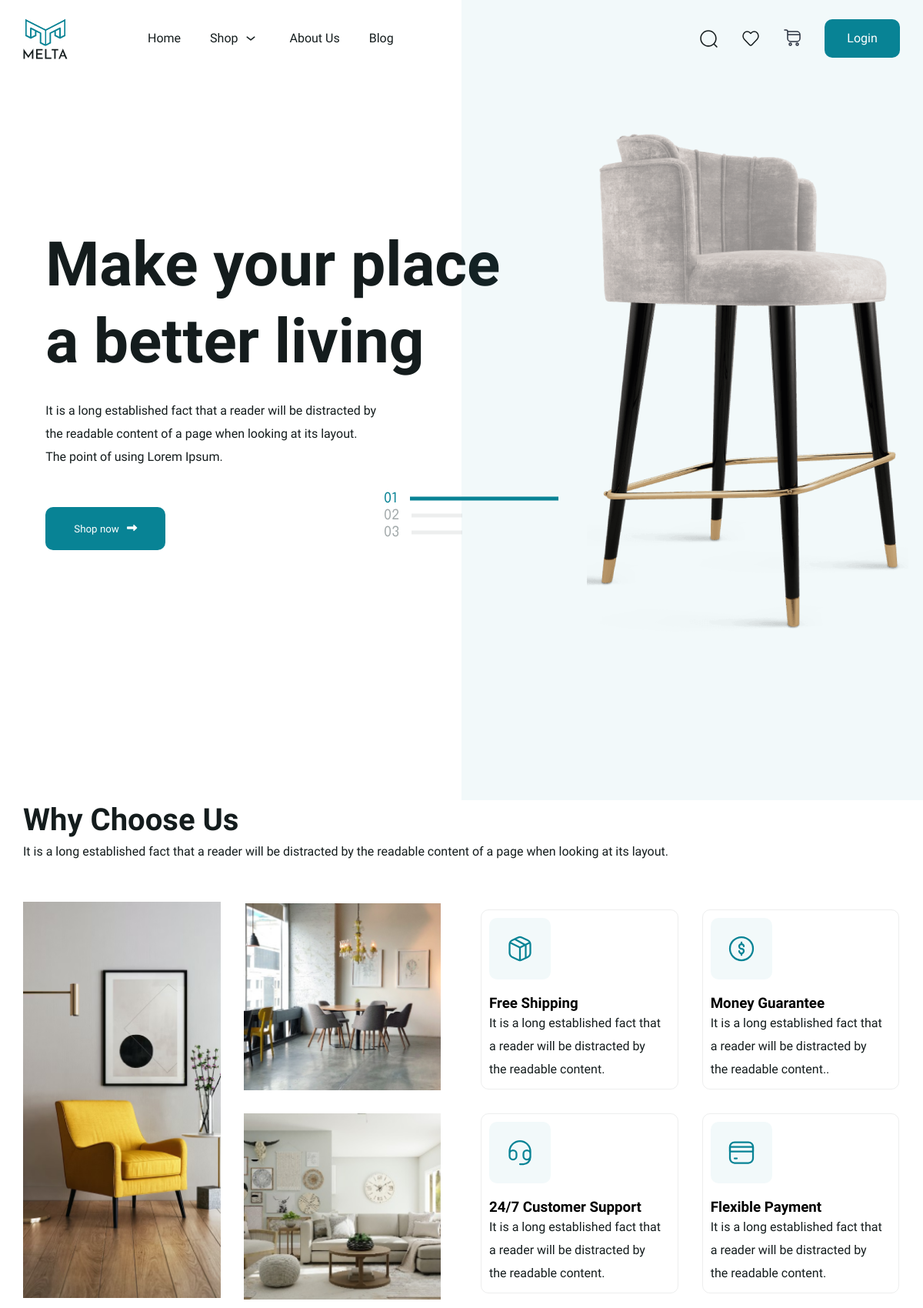
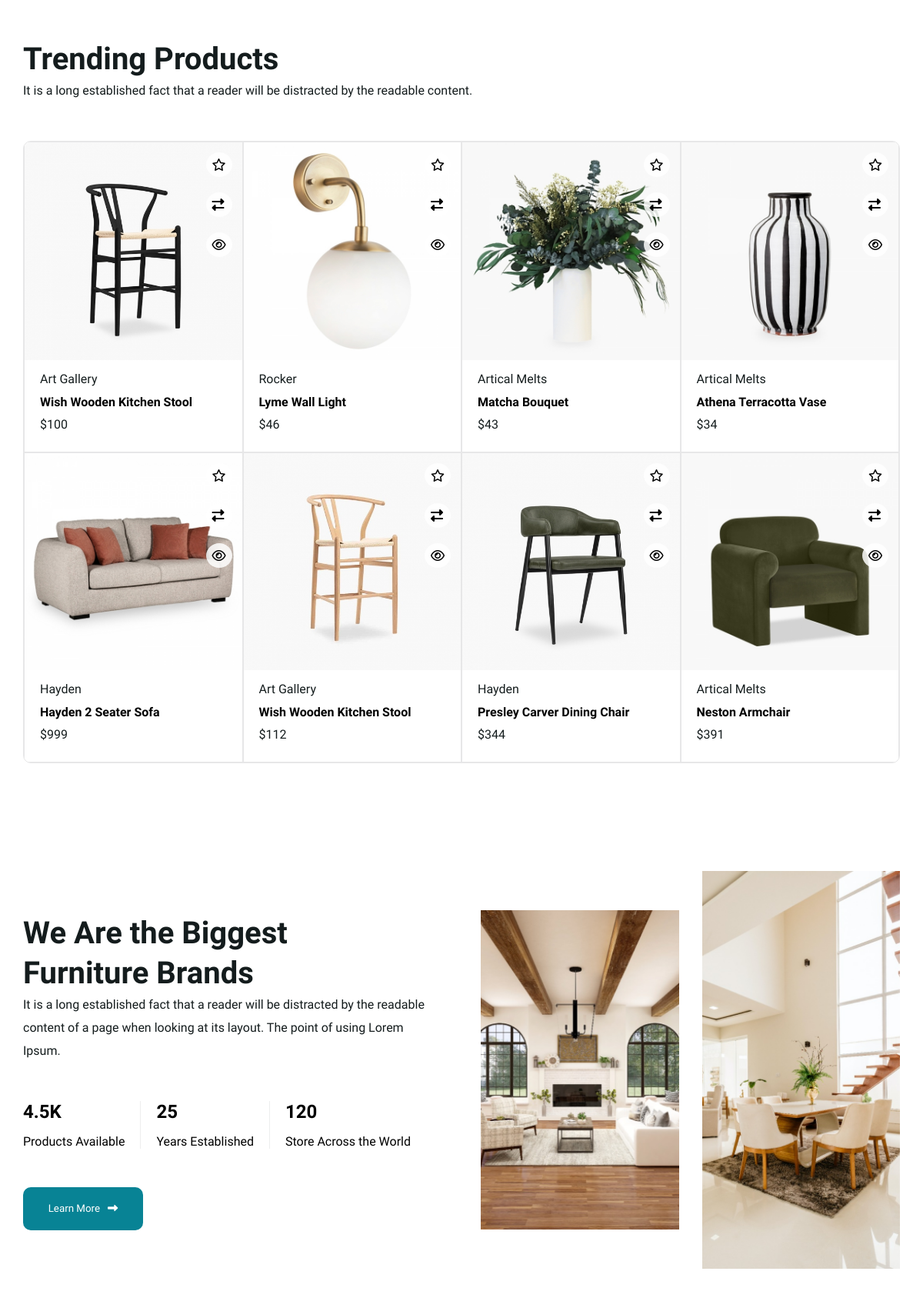
The page / (upper part) on the database its author committed (2 pictures, top to bottom).
### home/models.py (models this page shows, shortened)
class ProductImage(models.Model):
    product = models.ForeignKey(Products, related_name='images', on_delete=models.CASCADE)
    images = models.ImageField(upload_to='product_images/')

class Products(models.Model):
    name = models.CharField(max_length=60, blank=True)
    brand = models.ForeignKey(Brand, on_delete=models.CASCADE, related_name='products')
    price = models.BigIntegerField()
    color = models.ForeignKey(Color, on_delete=models.CASCADE, related_name='products')
    category = models.ForeignKey(Products_Categories, on_delete=models.CASCADE, related_name='products')
    descriptions=models.TextField( default=1  )
    weight = models.DecimalField( default=1.1 ,max_digits=5, decimal_places=2)
    width = models.DecimalField(default=1.1,max_digits=5, decimal_places=2)
    height = models.DecimalField(default=1.1,max_digits=5, decimal_places=2)
    depth = models.DecimalField(default=1.1,max_digits=5, decimal_places=2)
    instock = models.BooleanField(default=True)
    material = models.ManyToManyField(ProductMaterials,related_name='products', blank=True)

class Brand(models.Model):
    brand=models.CharField(max_length=40)
    def __str__(self):
        return self.brand

### home/views.py (the view, shortened to what this page needs)
# urls.py: path('', home_view,name="home"),
def home_view(request):
    user_order_summary = None
    order = None
    order_count = 0
    wishlist = None
    wish_pro = None
    wish_count = 0
    products = Products.objects.all().annotate(average_rating=Avg('comments__rating'))
    products =  products.annotate(review_count=Count('comments')).order_by('-average_rating')[:8]
    products_category = Products_Categories.objects.annotate( items_count = Count('products') )
    context = {'user_order_summary':user_order_summary,'order':order,'order_count':order_count,"products":products,'products_category':products_category,'wish_pro':wish_pro,
    'wish_count':wish_count}
    return render(request,'homepage.html',context)

### templates/homepage.html (shortened to what this page needs)
{% load static %}
<!DOCTYPE html>
<html lang="en">
  <head>
    <link rel="stylesheet" href="{%static 'style.css'%}">
    <link rel="stylesheet" href="{% static 'product.css'%}">
    <link
      rel="stylesheet"
      href="https://cdnjs.cloudflare.com/ajax/libs/font-awesome/6.6.0/css/all.min.css"
    />
</head>
  <body>
    <div class="header">
      <div class="container">
        <div class="navbar">
            <div class="nav">
              <div class="logo_text">
                <a href="{% url 'home' %}">
                  <img
                src="/media/navbar-footer_img/homepage_logo.svg"
                  alt="header-logo"
                  class="header_logo"
                />
                </a>
              </div>
              <ul class="header_menu">
                <li><a href="{% url 'home' %}">Home</a></li>
                <li>
                  <a href="{% url 'products' %}">Shop <img src="/media/navbar-footer_img/down.svg" alt="down" /></a>
                </li>
                <li><a href="{% url 'about'%}">About Us</a></li>
                <li><a href="{% url 'blogs'%}">Blog</a></li>
              </ul>
            </div>
            <div class="nav_login">
              <ul class="header_icon">
                <li style='position:relative;display:flex;align-items:center'>
                    <img class="filter_icons_header" onclick='searchClick(event)' style='margin-left:10px;width:25px;height:25px'  src="/media/navbar-footer_img/search_icon.svg" alt="" />
                </li>
                <li>
                  {% if request.user.is_authenticated %}
                  <a href="{% url 'my-wishlist' %}" style="position: relative;display:flex;">
                    <img class="filter_icons_header" src="/media/navbar-footer_img/fav_icon.svg" alt="" />
                    {% if wish_pro %}
                      <span id="shopcount">{{wish_count}}</span>
                    {% endif %}
                  </a>
                  {% else %}
                  <a href="{% url 'account:login' %}" style="position: relative;display:flex;">
                    <img class="filter_icons_header" src="/media/navbar-footer_img/fav_icon.svg" alt="" />
                  </a>
                  {% endif %}
                </li>
                <li>
                  <button id="shop_btn" onclick="card_view()" class="icon_button">
                    <img class="filter_icons_header" src="/media/navbar-footer_img/shopbuy_icon.svg" alt="" />
                  </button>
                </li>
              </ul>
              {% if request.user.is_authenticated %}
              <div class="user_navbar">
                {% if request.user.is_authenticated %}
                <a href="{% url 'my-order' %}">
                  <div class="user_img">
                    <img src="{{ request.user.profilpicture.image.url}}" alt="Profile Picture" />
                  </div>
                  <h5>{{request.user.first_name|title}}</h5>
                </a>
                {% else %}
                <a href="{% url 'account:login' %}">
                  <div class="user_img">
                    <img src="{{ request.user.profilpicture.image.url}}" alt="Profile Picture" />
                  </div>
                  <h6>{{request.user.first_name|title}}</h6>
                </a>
                {% endif %}
              </div>
              <div>
                <a href="{% url 'account:logout'%}"><i class="fa-solid fa-arrow-right-from-bracket"></i></a>
              </div>
                {% else %}
                <a href="{% url 'account:login'%}"><button class="login-button"><span>Login</span></button></a>
              {% endif %}
            </div>
          </div>
      </div>
      <div class="pay">
        <div class="container">
          <div class="text">
            <h1>Make your place <br />a better living</h1>
            <p>
              It is a long established fact that a reader will be distracted by
              <br />
              the readable content of a page when looking at its layout.
              <br />The point of using Lorem Ipsum.
            </p>
            <div class="btn">
              <a href='{% url "products" %}' >
              <button  class="btn_shop">
                Shop now <i class="fa-solid fa-right-long"></i>
              </button>
            </a>
            </div>
          </div>
        </div>
      </div>
      <div class="right">
        <div class="position_right">
          <div class="right_img">
            <img src="/media/homepage-images/homepage img1.png" alt="Example Image" />
          </div>
          <span class="header_position">
            <img src="/media/homepage-images/Frame 1000001109.svg" alt="" />
            <img
              src="/media/homepage-images/Frame 1000001110.svg"
              alt=""
              class="header_position_2"
            />
            <img
              src="/media/homepage-images/Frame 1000001111.svg"
              alt=" "
              class="header_position_2"
            />
          </span>
        </div>
      </div>
    </div>
    <div class="container">
      <div class="choose">
        <div class="trending_text">
          <h1>Why Choose Us</h1>
          <span
            >It is a long established fact that a reader will be distracted by
            the readable content of a page when looking at its layout.</span
          >
        </div>
        <div class="choose_content">
          <div class="choose_content_left">
            <div class="choose_content_left1">
              <img src="/media/homepage-images/homepage img2.png" alt="png" />
            </div>
            <div class="choose_content_left2">
              <img src="/media/homepage-images/homepage img3.png" alt="" />
              <img src="/media/homepage-images/homepage img4.png" alt="" />
            </div>
          </div>
          <div class="choose_content_right">
            <div class="choose_icon">
              <div class="choose_icon_img">
                <img src="/media/homepage-images/box.svg" alt="" />
              </div>
              <div class="choose_text">
                <h3>Free Shipping</h3>
                <span
                  >It is a long established fact that <br />
                  a reader will be distracted by <br />
                  the readable content.</span
                >
              </div>
            </div>
            <div class="choose_icon">
              <div class="choose_icon_img">
                <img src="/media/homepage-images/dollar.svg" alt="" />
              </div>
              <div class="choose_text">
                <h3>Money Guarantee</h3>
                <span
                  >It is a long established fact that <br />
                  a reader will be distracted by <br />
                  the readable content..</span
                >
              </div>
            </div>
            <div class="choose_icon">
              <div class="choose_icon_img">
                <img src="/media/homepage-images/headphones.svg" alt="" />
              </div>
              <div class="choose_text">
                <h3>24/7 Customer Support</h3>
                <span
                  >It is a long established fact that <br />
                  a reader will be distracted by <br />
                  the readable content.</span
                >
              </div>
            </div>
            <div class="choose_icon">
              <div class="choose_icon_img">
                <img src="/media/homepage-images/card.svg" alt="" />
              </div>
              <div class="choose_text">
                <h3>Flexible Payment</h3>
                <span
                  >It is a long established fact that <br />
                  a reader will be distracted by <br />
                  the readable content.</span
                >
              </div>
            </div>
          </div>
        </div>
      </div>
      <div class="trending">
        <div class="trending_text">
          <h1>Trending Products</h1>
          <span
            >It is a long established fact that a reader will be distracted by
            the readable content.</span
          >
        </div>
        <div class="trending_products">
        {% for product in products %}
        <div class="trending_product">
                <div class="trending_img">
                        <a href="{% url 'products-details' product.id %}">
                          <div class="pro_img_slider">
                            {% for img in product.images.all  %}
                            <img  src="{{ img.images.url }}" alt=""  id="product_image_{{ product.id }}">
                            {% endfor %}
                          </div>
                        </a>
                        <div class="img_icons">
                          {% if request.user.is_authenticated %}
                              {% if product.id in wish_pro %}
                              <a href="{% url 'remove-wishlist' product.id %}">
                                <i style="color: gold;" class="fa-solid fa-star product_icon_home wishlist_add"></i>
                              </a>
                              {% else %}
                                <a href="{% url 'add-wishlist' product.id %}">
                                  <i class="fa-regular fa-star product_icon_home"></i>
                                </a>
                            {% endif %}
                          {% else %}
                          <a href="{% url 'account:login' %}">
                            <i class="fa-regular fa-star product_icon_home"></i>
                          </a>
                          {% endif %}
                          <i onmouseenter="pro_img_slider(event)" onmouseleave="pro_img_slider_stop(event)" class="fa-solid fa-right-left product_icon_home"></i>
                          <i  class="fa-regular fa-eye product_icon_home" onclick="toggleFullscreen(event,'product_image_{{ product.id }}')"></i>
                        </div>
                </div>
                <div class="trending_about">
                    <span>{{product.brand}}</span>
                <h4>{{product.name}}</h4>
                <span>${{product.price}}</span>
                </div>
          </div>
        {% endfor %}
        </div>
      </div>
      <div class="furniture">
        <div class="furniture_content">
          <div class="furniture_text">
            <h1>
              We Are the Biggest <br />
              Furniture Brands
            </h1>
            <span
              >It is a long established fact that a reader will be distracted by
              the readable content of a page when looking at its layout. The
              point of using Lorem Ipsum.</span
            >
          </div>
          <div class="furniture_number">
            <div class="furniture_number_col">
              <h2>4.5K</h2>
              <span>Products Available</span>
            </div>
            <div class="furniture_number_col">
              <h2>25</h2>
              <span>Years Established</span>
            </div>
            <div class="furniture_number_col1">
              <h2>120</h2>
              <span>Store Across the World</span>
            </div>
          </div>
          <div class="btn">
            <button class="furniture_btn">
              <span>Learn More</span><i class="fa-solid fa-right-long"></i>
            </button>
          </div>
        </div>
        <div class="furniture_img">
          <div class="furniture_img_col">
            <img src="/media/homepage-images/learnmore1.png" alt="furnite" />
          </div>
          <div class="furniture_img_col">
            <img src="/media/homepage-images/learnmore2.png" alt="furnite" />
          </div>
        </div>
      </div>
    </div>
</body>
</html>

### static/product.css (style rules this page uses)
* { margin: 0; padding: 0; box-sizing: border-box; border: none; text-decoration: none; list-style: none; font-family: "Epilogue", sans-serif; user-select: none; scroll-behavior: smooth; }
i { cursor: pointer; }
a { color: black; }
.container { width: 1140px; max-width: 95%; margin: 0 auto; }
.pro_img_slider { display: flex; overflow-x: hidden; }
.img_icons { display: flex; flex-direction: column; gap: 20px; position: absolute; right: 10px; top: 10px; }
.img_icons i { background-color: rgba(255, 255, 255, 0.838); border-radius: 50%; position: relative; padding: 8px; cursor: pointer; }

### rows shown on the page
Products: brand "Art Gallery", name "Wish Wooden Kitchen Stool", price "100"
ProductImage: images (picture)
Products: brand "Rocker", name "Lyme Wall Light", price "46"
ProductImage: images (picture)
Products: brand "Artical Melts", name "Matcha Bouquet", price "43"
ProductImage: images (picture)
Products: brand "Artical Melts", name "Athena Terracotta Vase", price "34"
ProductImage: images (picture)
Products: brand "Hayden", name "Hayden 2 Seater Sofa", price "999"
ProductImage: images (picture)
Products: brand "Art Gallery", name "Wish Wooden Kitchen Stool", price "112"
ProductImage: images (picture)
Products: brand "Hayden", name "Presley Carver Dining Chair", price "344"
ProductImage: images (picture)
Products: brand "Artical Melts", name "Neston Armchair", price "391"
ProductImage: images (picture)
